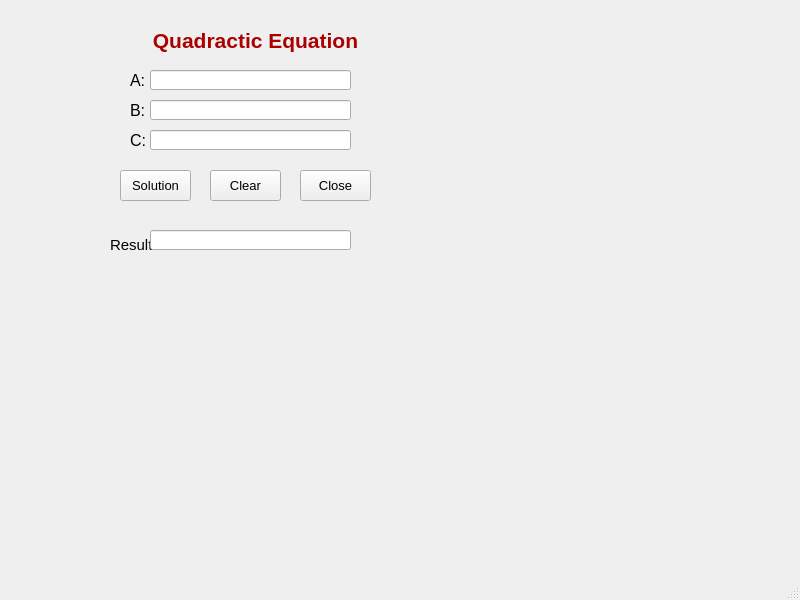
<?xml version="1.0" encoding="UTF-8"?>
<ui version="4.0">
 <class>MainWindow</class>
 <widget class="QMainWindow" name="MainWindow">
  <property name="geometry">
   <rect>
    <x>0</x>
    <y>0</y>
    <width>800</width>
    <height>600</height>
   </rect>
  </property>
  <property name="font">
   <font>
    <pointsize>10</pointsize>
   </font>
  </property>
  <property name="windowTitle">
   <string>MainWindow</string>
  </property>
  <widget class="QWidget" name="centralwidget">
   <widget class="QLabel" name="label">
    <property name="geometry">
     <rect>
      <x>150</x>
      <y>10</y>
      <width>211</width>
      <height>61</height>
     </rect>
    </property>
    <property name="text">
     <string>&lt;html&gt;&lt;head/&gt;&lt;body&gt;&lt;p align=&quot;center&quot;&gt;&lt;span style=&quot; font-size:16pt; font-weight:600; color:#aa0000;&quot;&gt;Quadractic Equation&lt;/span&gt;&lt;/p&gt;&lt;/body&gt;&lt;/html&gt;</string>
    </property>
   </widget>
   <widget class="QLabel" name="label_2">
    <property name="geometry">
     <rect>
      <x>130</x>
      <y>70</y>
      <width>41</width>
      <height>21</height>
     </rect>
    </property>
    <property name="font">
     <font>
      <pointsize>15</pointsize>
     </font>
    </property>
    <property name="text">
     <string>&lt;html&gt;&lt;head/&gt;&lt;body&gt;&lt;p&gt;&lt;span style=&quot; font-size:12pt;&quot;&gt;A:&lt;/span&gt;&lt;/p&gt;&lt;/body&gt;&lt;/html&gt;</string>
    </property>
   </widget>
   <widget class="QLabel" name="label_3">
    <property name="geometry">
     <rect>
      <x>130</x>
      <y>100</y>
      <width>41</width>
      <height>21</height>
     </rect>
    </property>
    <property name="text">
     <string>&lt;html&gt;&lt;head/&gt;&lt;body&gt;&lt;p&gt;&lt;span style=&quot; font-size:12pt;&quot;&gt;B:&lt;/span&gt;&lt;/p&gt;&lt;/body&gt;&lt;/html&gt;</string>
    </property>
   </widget>
   <widget class="QLabel" name="label_4">
    <property name="geometry">
     <rect>
      <x>130</x>
      <y>130</y>
      <width>31</width>
      <height>21</height>
     </rect>
    </property>
    <property name="text">
     <string>&lt;html&gt;&lt;head/&gt;&lt;body&gt;&lt;p&gt;&lt;span style=&quot; font-size:12pt;&quot;&gt;C:&lt;/span&gt;&lt;/p&gt;&lt;/body&gt;&lt;/html&gt;</string>
    </property>
   </widget>
   <widget class="QLineEdit" name="lineEditA">
    <property name="geometry">
     <rect>
      <x>150</x>
      <y>70</y>
      <width>201</width>
      <height>20</height>
     </rect>
    </property>
   </widget>
   <widget class="QLineEdit" name="lineEditB">
    <property name="geometry">
     <rect>
      <x>150</x>
      <y>100</y>
      <width>201</width>
      <height>20</height>
     </rect>
    </property>
   </widget>
   <widget class="QLineEdit" name="lineEditC">
    <property name="geometry">
     <rect>
      <x>150</x>
      <y>130</y>
      <width>201</width>
      <height>20</height>
     </rect>
    </property>
   </widget>
   <widget class="QPushButton" name="pushButtonSolution">
    <property name="geometry">
     <rect>
      <x>120</x>
      <y>170</y>
      <width>71</width>
      <height>31</height>
     </rect>
    </property>
    <property name="text">
     <string>Solution</string>
    </property>
    <property name="icon">
     <iconset>
      <normaloff>images/ic_solution.png</normaloff>images/ic_solution.png</iconset>
    </property>
    <property name="iconSize">
     <size>
      <width>15</width>
      <height>15</height>
     </size>
    </property>
   </widget>
   <widget class="QPushButton" name="pushButtonClear">
    <property name="geometry">
     <rect>
      <x>210</x>
      <y>170</y>
      <width>71</width>
      <height>31</height>
     </rect>
    </property>
    <property name="text">
     <string>Clear</string>
    </property>
    <property name="icon">
     <iconset>
      <normaloff>images/ic_clear.png</normaloff>images/ic_clear.png</iconset>
    </property>
    <property name="iconSize">
     <size>
      <width>20</width>
      <height>20</height>
     </size>
    </property>
   </widget>
   <widget class="QPushButton" name="pushButtonClose">
    <property name="geometry">
     <rect>
      <x>300</x>
      <y>170</y>
      <width>71</width>
      <height>31</height>
     </rect>
    </property>
    <property name="text">
     <string>Close</string>
    </property>
    <property name="icon">
     <iconset>
      <normaloff>images/ic_close.png</normaloff>images/ic_close.png</iconset>
    </property>
    <property name="iconSize">
     <size>
      <width>20</width>
      <height>20</height>
     </size>
    </property>
   </widget>
   <widget class="QLabel" name="label_5">
    <property name="geometry">
     <rect>
      <x>110</x>
      <y>230</y>
      <width>61</width>
      <height>31</height>
     </rect>
    </property>
    <property name="text">
     <string>&lt;html&gt;&lt;head/&gt;&lt;body&gt;&lt;p&gt;&lt;span style=&quot; font-size:11pt;&quot;&gt;Result:&lt;/span&gt;&lt;/p&gt;&lt;/body&gt;&lt;/html&gt;</string>
    </property>
   </widget>
   <widget class="QLineEdit" name="lineEditResult">
    <property name="geometry">
     <rect>
      <x>150</x>
      <y>230</y>
      <width>201</width>
      <height>20</height>
     </rect>
    </property>
   </widget>
  </widget>
  <widget class="QMenuBar" name="menubar">
   <property name="geometry">
    <rect>
     <x>0</x>
     <y>0</y>
     <width>800</width>
     <height>20</height>
    </rect>
   </property>
  </widget>
  <widget class="QStatusBar" name="statusbar"/>
 </widget>
 <resources/>
 <connections/>
</ui>
